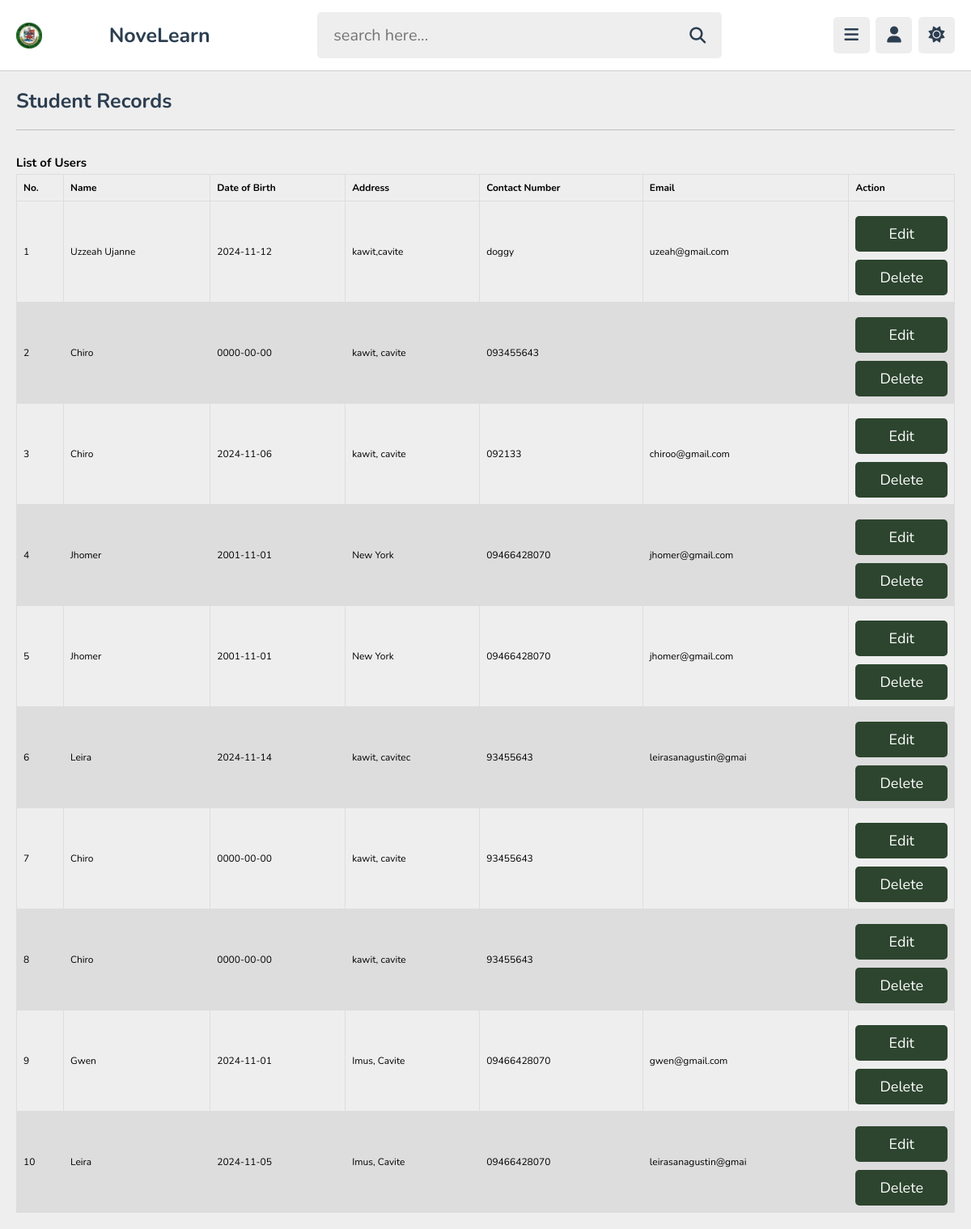
Page /teacher/studentrecords.php (signed in) on the committed database.
### tables this page shows
CREATE TABLE `users` (
  `id` varchar(20) NOT NULL,
  `fname` varchar(50) NOT NULL,
  `mname` varchar(50) NOT NULL,
  `lname` varchar(50) NOT NULL,
  `dob` date NOT NULL,
  `address` varchar(100) NOT NULL,
  `email` varchar(50) NOT NULL,
  `contactnum` varchar(50) NOT NULL,
  `student_number` varchar(20) NOT NULL,
  `password` varchar(50) NOT NULL,
  `image` varchar(100) NOT NULL,
  `batch_number` varchar(10) NOT NULL
);

### teacher/studentrecords.php (the view, shortened to what this page needs)
<?php
include '../components/connect.php';
?>
<!DOCTYPE html>
<html lang="en">
<head>
   <link rel="stylesheet" href="https://cdnjs.cloudflare.com/ajax/libs/font-awesome/6.2.0/css/all.min.css">
   <link rel="stylesheet" href="../css/style.css">
</head>
<body>
<?php include '../components/teacher_header.php'; ?>
<section class="contents">
   <h1 class="heading">Student Records</h1>
<div class="row">
      <div class="col-lg-12">
            <h1>List of Users</h1>
       		 <br>
       		</div>
   		 </div>
			    <form action="controller.php?action=delete" Method="POST">
				<table id="example" class="table table-hover table-bordered" cellspacing="0" style="font-size:12px" >
				  <thead>
				  	<tr>
				  		<th>No.</th>
				  		<th>
				  		 Name</th>
                  <th>Date of Birth</th>
                  <th>Address</th>
                  <th>Contact Number</th>
                  <th>Email</th>
				  		<th width="10%">Action</th>
				  	</tr>
				  </thead>
				  <tbody>
              <?php
   $selectusers = $conn->prepare("SELECT * FROM  `users`");
   $selectusers->execute();
   $users = $selectusers->fetchAll(PDO::FETCH_ASSOC);
   $counter = 1;
   foreach ($users as $result) {
      echo '<tr>';
      echo '<td width="5%" align="center">' . $counter++ . '</td>';
      echo '<td>' . htmlspecialchars($result['fname']) . '</td>';
      echo '<td>' . htmlspecialchars($result['dob']) . '</td>';
      echo '<td>' . htmlspecialchars($result['address']) . '</td>';
      echo '<td>' . htmlspecialchars($result['contactnum']) . '</td>';
      echo '<td>' . htmlspecialchars($result['email']) . '</td>';
      echo '<td>
               <a href="edit_student.php?id=' . $result['id'] . '" class="btn btn-primary btn-sm">Edit</a>
               <a href="delete_student.php?id=' . $result['id'] . '" class="btn btn-danger btn-sm" onclick="return confirm(\'Are you sure you want to delete this student?\');">Delete</a>
            </td>';
      echo '</tr>';
   }
?>
				  </tbody>
				</table>
				</form>
</section>
</body>
</html>

### css/style.css (style rules this page uses)
:root { --main-color:#2D452F; --red:#e74c3c; --oragen:#f39c12; --white:#fff; --black:#2c3e50; --light-color:#888; --light-bg:#eee; --border:.1rem solid rgba(0,0,0,.2); }
* { font-family: 'Nunito', sans-serif; margin: 0; padding: 0; box-sizing: border-box; outline: none; border: none; text-decoration: none; }
html { font-size: 62.5%; overflow-x: hidden; }
body { background-color: var(--light-bg); padding-left: 30rem; }
section { padding:2rem; max-width: 1200px; margin: 0 auto; }
.btn, .option-btn, .delete-btn, .inline-btn, .inline-option-btn, .inline-delete-btn { border-radius: .5rem; padding: 1rem 3rem; font-size: 1.8rem; color: #fff; margin-top: 1rem; text-transform: capitalize; cursor: pointer; text-align: center; }
.btn, .option-btn, .delete-btn { display: block; width: 100%; }
.btn, .inline-btn { background-color: var(--main-color); }
.heading { padding-bottom: 1.8rem; border-bottom: var(--border); font-size: 2.5rem; color: var(--black); text-transform: capitalize; margin-bottom: 3rem; }
.col-lg-12 { margin-bottom:20px; }
@media (max-width:1200px) { body { padding-left: 0; } }
table { font-family: arial, sans-serif; border-collapse: collapse; width: 100%; margin-top:-30px; font-size:1.5rem; }
td, th { border: 1px solid #dddddd; text-align: left; padding: 8px; }
tr:nth-child(even) { background-color: #dddddd; }

### rows in the picture
users: fname "Uzzeah Ujanne", dob "2024-11-12", address "kawit,cavite", contactnum "doggy", email "uzeah@gmail.com"
users: fname "Chiro", dob "0000-00-00", address "kawit, cavite", contactnum "093455643"
users: fname "Chiro", dob "2024-11-06", address "kawit, cavite", contactnum "092133", email "chiroo@gmail.com"
users: fname "Jhomer", dob "2001-11-01", address "New York", contactnum "09466428070", email "jhomer@gmail.com"
users: fname "Jhomer", dob "2001-11-01", address "New York", contactnum "09466428070", email "jhomer@gmail.com"
users: fname "Leira", dob "2024-11-14", address "kawit, cavitec", contactnum "93455643", email "leirasanagustin@gmai"
users: fname "Chiro", dob "0000-00-00", address "kawit, cavite", contactnum "93455643"
users: fname "Chiro", dob "0000-00-00", address "kawit, cavite", contactnum "93455643"
users: fname "Gwen", dob "2024-11-01", address "Imus, Cavite", contactnum "09466428070", email "gwen@gmail.com"
users: fname "Leira", dob "2024-11-05", address "Imus, Cavite", contactnum "09466428070", email "leirasanagustin@gmai"
